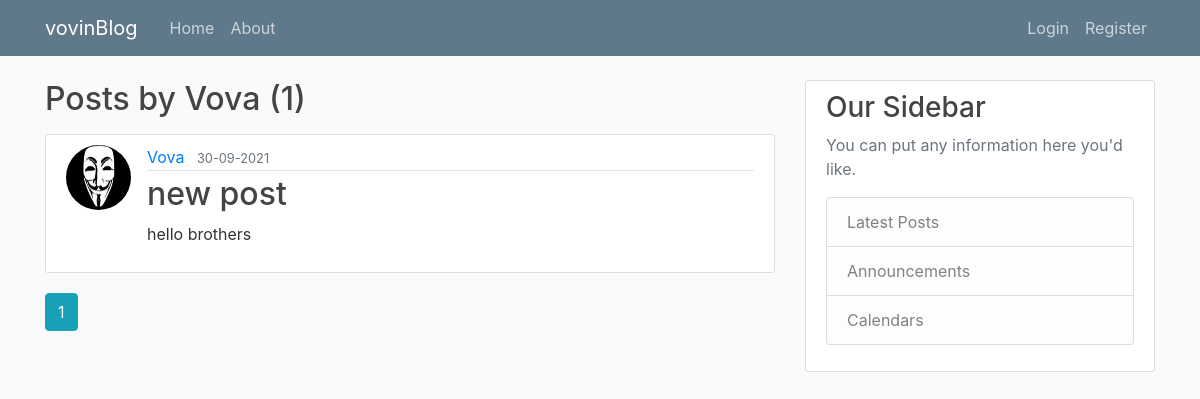
/user/Vova, run on the app's committed database.
### app/models.py (models this page shows, shortened)
class User(db.Model, UserMixin):
    id = db.Column(
        db.Integer,
        primary_key=True,
    )
    username = db.Column(db.String(20), unique=True, nullable=False)
    email = db.Column(db.String(120), unique=True, nullable=False)
    image_file = db.Column(db.String(20), nullable=False, default="default.jpg")
    password = db.Column(db.String(60), nullable=False)
    posts = db.relationship("Post", backref="author", lazy=True)

class Post(db.Model):
    id = db.Column(db.Integer, primary_key=True)
    title = db.Column(db.String(100), nullable=False)
    date_posted = db.Column(db.DateTime, nullable=False, default=datetime.utcnow)
    content = db.Column(db.Text, nullable=False)
    user_id = db.Column(db.Integer, db.ForeignKey("user.id"), nullable=False)

### app/users/views.py (the view)
@users.route("/user/<string:username>")
def user_posts(username):
    page = request.args.get("page", 1, type=int)
    user = User.query.filter_by(username=username).first_or_404()
    posts = (
        Post.query.filter_by(author=user)
        .order_by(Post.date_posted.desc())
        .paginate(page=page, per_page=5)
    )
    return render_template("user_posts.html", posts=posts, user=user)

### app/templates/user_posts.html (shortened to what this page needs)
{% extends "layout.html" %}
{% block content %}
<h2 class="mb-3">Posts by {{ user.username }} ({{ posts.total }})</h2>
{% for post in posts.items %}
<article class="media content-section">
    <img class="rounded-circle article-img"
        src="{{ url_for('static', filename='profile_pics/' + post.author.image_file) }}">
    <div class="media-body">
        <div class="article-metadata">
            <a class="mr-2" href="{{ url_for('users.user_posts', username=post.author.username) }}">{{
                post.author.username
                }}</a>
            <small class="text-muted">{{ post.date_posted.strftime('%d-%m-%Y') }}</small>
        </div>
        <h2><a class="article-title" href="{{ url_for('posts.post', post_id=post.id) }}">{{ post.title }}</a></h2>
        <p class="article-content">{{ post.content }}</p>
    </div>
</article>
{% endfor %}
{% for page_num in posts.iter_pages(left_edge=1, right_edge=1, left_current=1, right_current=2) %}
{% if page_num %}
{% if posts.page == page_num %}
<a class="btn btn-info mb-4" href="{{ url_for('users.user_posts', username=user.username, page=page_num) }}">{{ page_num
    }}</a>
{% else %}
<a class="btn btn-outline-info mb-4" href="{{ url_for('users.user_posts', username=user.username, page=page_num) }}">{{
    page_num }}</a>
{% endif %}
{% endif %}
{% endfor %}
{% endblock %}

### app/static/main.css (style rules this page uses)
body { background: #fafafa; color: #333333; margin-top: 5rem; }
h1, h2, h3, h4, h5, h6 { color: #444444; }
.content-section { background: #ffffff; padding: 10px 20px; border: 1px solid #dddddd; border-radius: 3px; margin-bottom: 20px; }
.article-title { color: #444444; }
.article-content { white-space: pre-line; }
.article-img { height: 65px; width: 65px; margin-right: 16px; }
.article-metadata { padding-bottom: 1px; margin-bottom: 4px; border-bottom: 1px solid #e3e3e3 }

### data on the page
User: username "Vova"
Post: image_file (picture), author.username "Vova", date_posted "30-09-2021", title "new post", content "hello brothers"

### other printed values
{{ posts.total }} "1"
{{ page_num }} "1"
